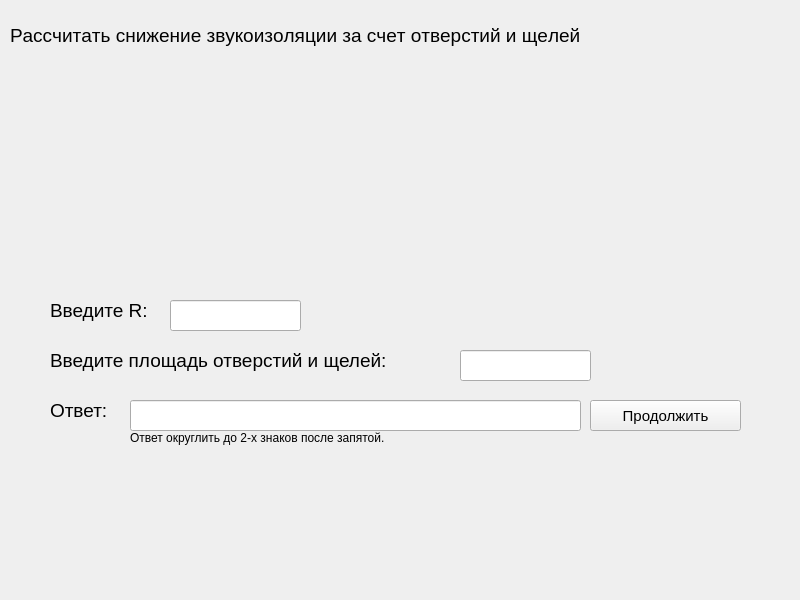
<?xml version="1.0" encoding="UTF-8"?>
<ui version="4.0">
 <class>MainWindow</class>
 <widget class="QMainWindow" name="MainWindow">
  <property name="geometry">
   <rect>
    <x>0</x>
    <y>0</y>
    <width>800</width>
    <height>600</height>
   </rect>
  </property>
  <property name="windowTitle">
   <string>Второе задание</string>
  </property>
  <widget class="QWidget" name="centralwidget">
   <widget class="QLabel" name="label_2">
    <property name="geometry">
     <rect>
      <x>50</x>
      <y>390</y>
      <width>101</width>
      <height>41</height>
     </rect>
    </property>
    <property name="font">
     <font>
      <pointsize>14</pointsize>
     </font>
    </property>
    <property name="text">
     <string>Ответ:</string>
    </property>
   </widget>
   <widget class="QLineEdit" name="lineEdit">
    <property name="geometry">
     <rect>
      <x>130</x>
      <y>400</y>
      <width>451</width>
      <height>31</height>
     </rect>
    </property>
    <property name="font">
     <font>
      <pointsize>14</pointsize>
     </font>
    </property>
   </widget>
   <widget class="QLabel" name="label">
    <property name="geometry">
     <rect>
      <x>160</x>
      <y>120</y>
      <width>451</width>
      <height>111</height>
     </rect>
    </property>
    <property name="text">
     <string/>
    </property>
    <property name="pixmap">
     <pixmap>../../image/secondTask/fourFormyla.png</pixmap>
    </property>
   </widget>
   <widget class="QPushButton" name="pushButton">
    <property name="geometry">
     <rect>
      <x>590</x>
      <y>400</y>
      <width>151</width>
      <height>31</height>
     </rect>
    </property>
    <property name="font">
     <font>
      <pointsize>11</pointsize>
     </font>
    </property>
    <property name="text">
     <string>Продолжить</string>
    </property>
   </widget>
   <widget class="QLabel" name="label_10">
    <property name="geometry">
     <rect>
      <x>130</x>
      <y>430</y>
      <width>271</width>
      <height>16</height>
     </rect>
    </property>
    <property name="text">
     <string>Ответ округлить до 2-х знаков после запятой.</string>
    </property>
   </widget>
   <widget class="QLabel" name="label_3">
    <property name="geometry">
     <rect>
      <x>10</x>
      <y>0</y>
      <width>761</width>
      <height>71</height>
     </rect>
    </property>
    <property name="sizeIncrement">
     <size>
      <width>0</width>
      <height>0</height>
     </size>
    </property>
    <property name="font">
     <font>
      <pointsize>14</pointsize>
      <weight>50</weight>
      <bold>false</bold>
      <kerning>false</kerning>
     </font>
    </property>
    <property name="lineWidth">
     <number>0</number>
    </property>
    <property name="midLineWidth">
     <number>0</number>
    </property>
    <property name="text">
     <string>&lt;html&gt;&lt;head/&gt;&lt;body&gt;&lt;p&gt;Рассчитать снижение звукоизоляции за счет отверстий и щелей&lt;/p&gt;&lt;/body&gt;&lt;/html&gt;</string>
    </property>
    <property name="textFormat">
     <enum>Qt::AutoText</enum>
    </property>
    <property name="margin">
     <number>0</number>
    </property>
    <property name="indent">
     <number>-1</number>
    </property>
   </widget>
   <widget class="QLabel" name="label_4">
    <property name="geometry">
     <rect>
      <x>50</x>
      <y>340</y>
      <width>411</width>
      <height>41</height>
     </rect>
    </property>
    <property name="font">
     <font>
      <pointsize>14</pointsize>
     </font>
    </property>
    <property name="text">
     <string>Введите площадь отверстий и щелей:</string>
    </property>
   </widget>
   <widget class="QLineEdit" name="lineEdit_2">
    <property name="geometry">
     <rect>
      <x>460</x>
      <y>350</y>
      <width>131</width>
      <height>31</height>
     </rect>
    </property>
    <property name="font">
     <font>
      <pointsize>14</pointsize>
     </font>
    </property>
   </widget>
   <widget class="QLabel" name="label_5">
    <property name="geometry">
     <rect>
      <x>50</x>
      <y>290</y>
      <width>411</width>
      <height>41</height>
     </rect>
    </property>
    <property name="font">
     <font>
      <pointsize>14</pointsize>
     </font>
    </property>
    <property name="text">
     <string>Введите R:</string>
    </property>
   </widget>
   <widget class="QLineEdit" name="lineEdit_3">
    <property name="geometry">
     <rect>
      <x>170</x>
      <y>300</y>
      <width>131</width>
      <height>31</height>
     </rect>
    </property>
    <property name="font">
     <font>
      <pointsize>14</pointsize>
     </font>
    </property>
   </widget>
  </widget>
 </widget>
 <resources/>
 <connections/>
</ui>
